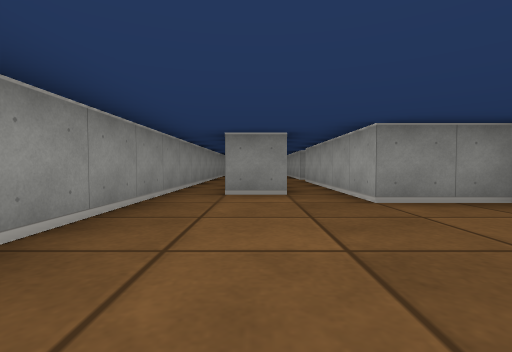
[1] (above)

18 first-person views from a walk through a cub3D level. The camera is about half as high as the walls, tilts 2° down and sees 85° across. The floor is counted in squares. Each view is taken from the middle of a square. On the plan, view 1 faces up. The plan holds only what a view shows up to about 9 squares ahead; the rest is blank.

[2]
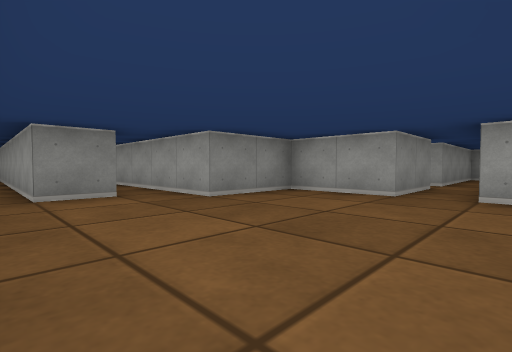

[3]
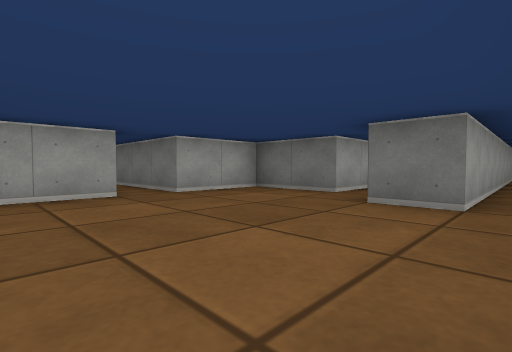

[4]
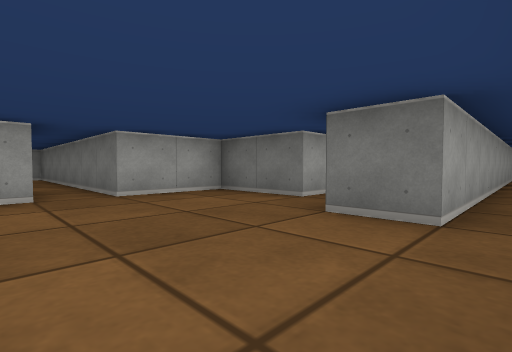

[5]
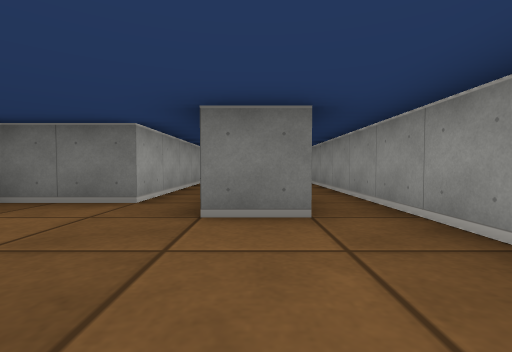

[6]
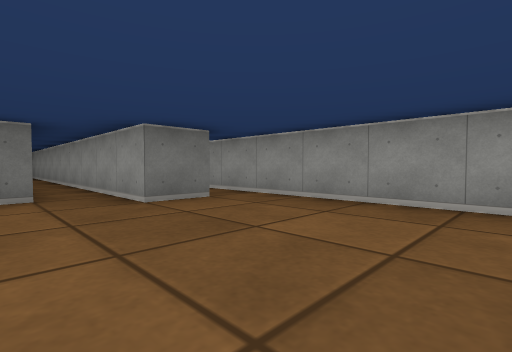

[7]
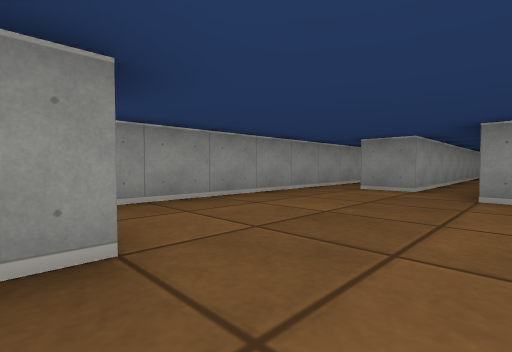

[8]
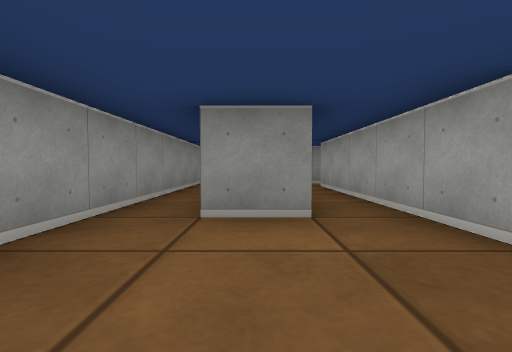

[9]
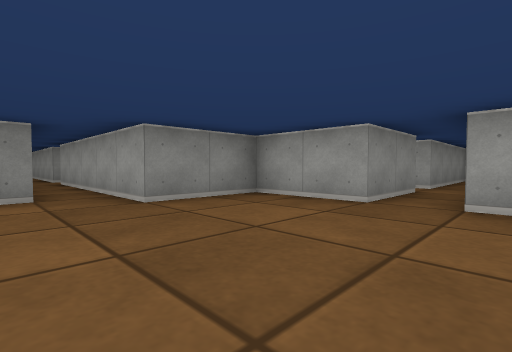

[10]
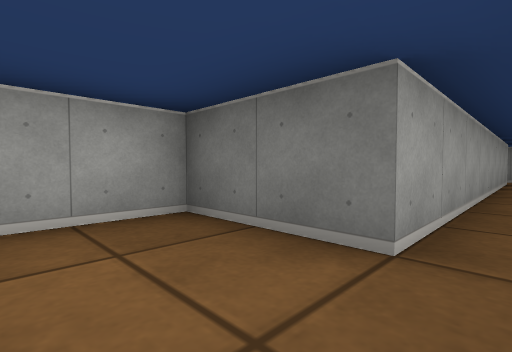

[11]
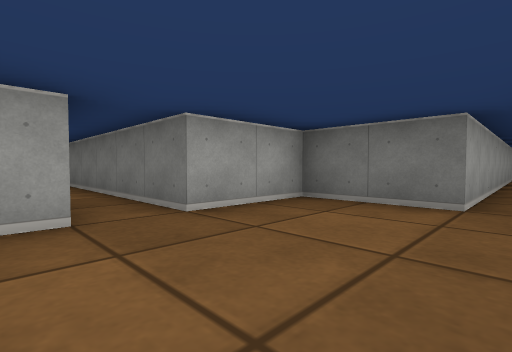

[12]
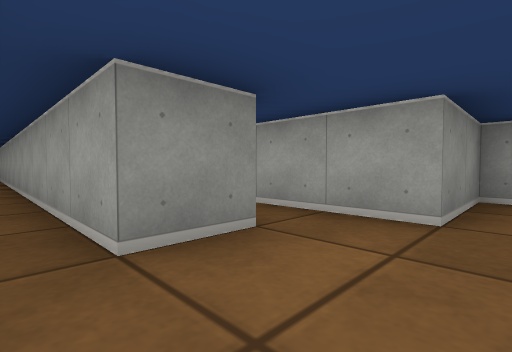

[13]
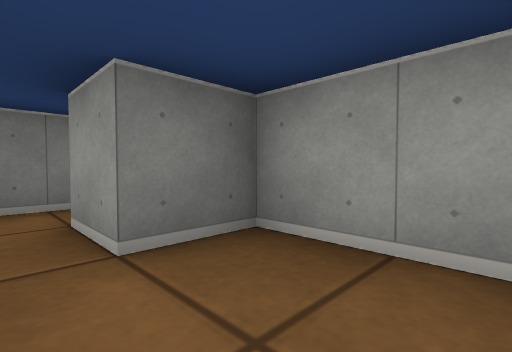

[14]
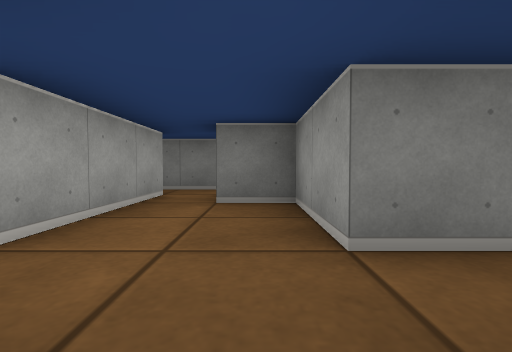

[15]
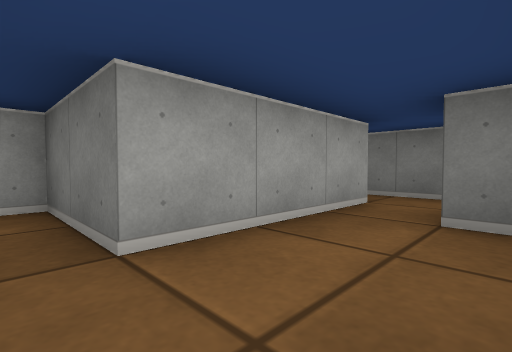

[16]
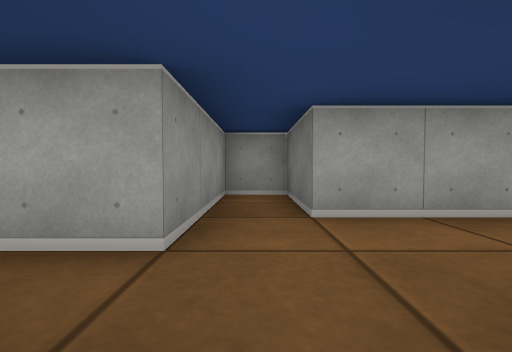

[17]
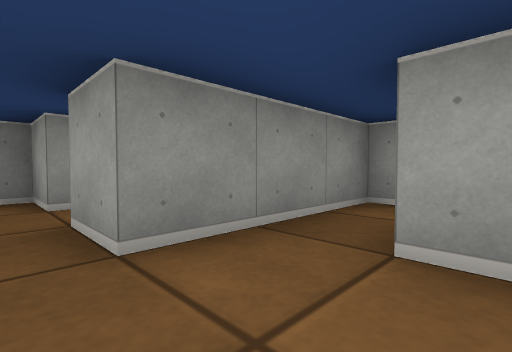

[18]
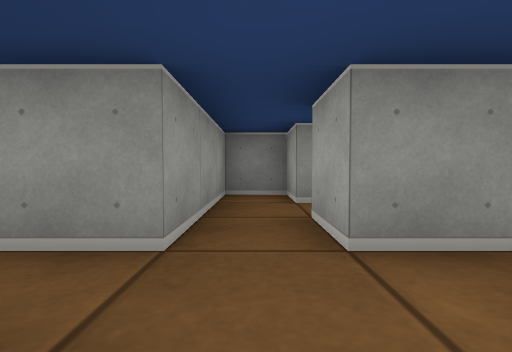

### Floor plan
Points are (right, up) in squares from view 1. A wall is a line through its corners. A room is listed if a view was taken in it or the views show most of it. See-through windows are left out.
Room 1 (views 1, 2, 3, 4, 5, 6, 7, 8, 9, 10, 11, 12)
walls: (3.5, 1.5) (3.5, 3.5) (1.5, 3.5) (1.5, 4.5); (0.5, 4.5) (-0.5, 4.5); (-1.5, 4.5) (-1.5, -5.5); (-0.5, -9.1) (-0.5, -0.5) (0.5, -0.5) (0.5, -8.2); (1.5, -9.5) (1.5, -1.5) (3.5, -1.5) (3.5, 0.5)
ways out: opening at (4.5, 1) to room 4; opening at (1, 4) to room 5; opening at (-1, 4)
Room 2 (views 13, 15, 16, 17, 18)
walls: (4.5, 5.5) (3.5, 5.5); (3.5, 4.5) (4.5, 4.5) (4.5, 2.5) (5.5, 2.5) (5.5, 1.5); (6.5, 1.5) (6.5, 4.5) (8.5, 4.5) (8.5, 5.5) (5.5, 5.5)
ways out: opening at (5, 6) to room 3; opening at (6, 2) to room 4; opening at (4, 5)
Room 3 (view 14)
walls: (5.5, 7.4) (5.5, 8.5) (4.5, 8.5) (4.5, 5.5); (5.5, 5.5) (5.5, 6.5)
ways out: opening at (5, 6) to room 2
Room 4 (no view inside)
walls: (5.5, 1.5) (3.5, 1.5); (3.5, 0.5) (10.2, 0.5); (10.5, 1.5) (6.5, 1.5)
ways out: opening at (4.5, 1) to room 1; opening at (6, 2) to room 2
Room 5 (no view inside)
walls: (0.5, 10.2) (0.5, 4.5); (1.5, 4.5) (1.5, 8.5)
ways out: opening at (1, 4) to room 1; opening at (1, 10)

Where each view was taken, in squares from view 1:
view 1: 0 up, 0 right, facing up
view 2: 0 up, 1 left, facing up-right
view 3: 3 up, 1 left, facing down-right
view 4: 2 up, 1 left, facing down-right
view 5: 2 up, 0 right, facing down
view 6: 3 up, 2 right, facing down-left
view 7: 1 down, 2 right, facing up-left
view 8: 2 up, 0 right, facing up
view 9: 0 up, 0 right, facing up-right
view 10: 0 up, 1 right, facing down-right
view 11: 2 up, 1 right, facing down-right
view 12: 3 up, 1 left, facing up-right
view 13: 4 up, 6 right, facing down-left
view 14: 6 up, 5 right, facing down
view 15: 5 up, 5 right, facing down-right
view 16: 5 up, 4 right, facing right
view 17: 4 up, 5 right, facing up-right
view 18: 4 up, 5 right, facing up
